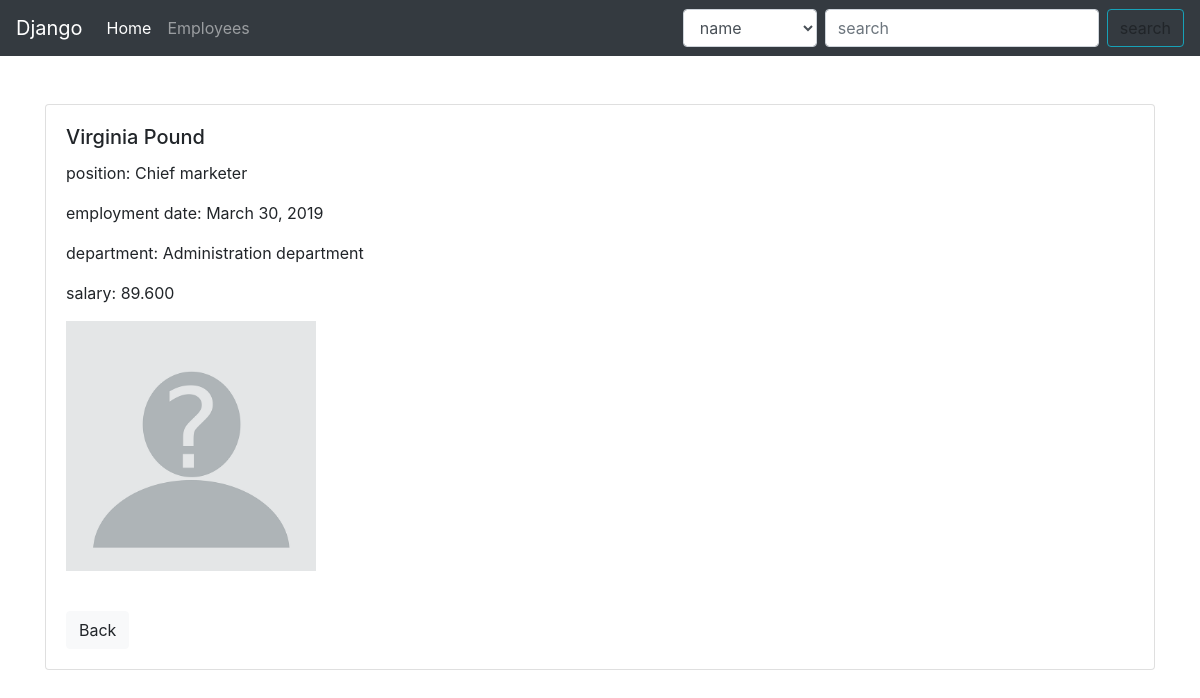
The app's page /employees/90/ with its own data.
### employees/models.py (models this page shows, shortened)
class Employees(models.Model):
    name = models.CharField(max_length=50, null=True)
    surname = models.CharField(max_length=100, null=True)
    position = models.ForeignKey(Position, on_delete=models.SET_NULL, null=True, blank=True)
    department = models.ForeignKey(Department, on_delete=models.SET_NULL, null=True, blank=True)
    employment_date = models.DateField(null=True)
    premium = models.DecimalField(max_digits=6, decimal_places=3, null=True)
    image = models.ImageField(upload_to='profile_image', null=True, blank=True)
    class Meta:
        db_table = "Employees"
    def __str__(self):
        return '{} {}'.format(self.name, self.surname)
    def is_image(self):
        if self.image:
            return True
        else:
            return False
    def get_salary(self):
        res = (self.premium * self.get_position_salary())/100
        return "{0:.3f}".format(res + self.get_position_salary())
    def get_position_salary(self):
        return self.position.salary

class Position(models.Model):
    name = models.CharField(max_length=150, null=True)
    parent = models.ForeignKey('self', on_delete=models.SET_NULL, null=True, blank=True)
    salary = models.DecimalField(max_digits=6, decimal_places=3, blank=True, null=True)
    class Meta:
        db_table = "Position"
    def __str__(self):
        return '{}'.format(self.name)

class Department(models.Model):
    name = models.CharField(max_length=150, null=True, blank=True)
    class Meta:
        db_table = "Department"
    def __str__(self):
        return '{}'.format(self.name)

### employees/views.py (the view)
# urls.py: path(r'<int:id>/', ViewList.get_detail),
    @staticmethod
    def get_detail(request, id):
        try:
            content = Employees.objects.get(id=id)
        except Employees.DoesNotExist:
            raise HttpResponse("Employees does not exist")
        return render(request, 'employees/employees_details.html', {'instance': content})

### templates/employees/employees_details.html (shortened to what this page needs)
 {% extends 'employees/index.html' %}
{% load staticfiles %}
 {% block content %}
 <div class="container mt-5">
    <div class="card">
        <div class="card-body">
            <h5 class="card-title">{{instance}} </h5>
            <p class="cart-text">position: {{instance.position}}</p>
            <p class="cart-text">employment date: {{instance.employment_date}}</p>
            <p class="cart-test">department: {{instance.department}}</p>
            <p class="cart-text">salary: {{ instance.get_salary }}</p>
            {% if instance.is_image %}
                <img src="..{{instance.get_image}}" class="image" height="350" width="250" border="1">
            {% else %}
                <img src="../media/profile_image/аватар.png" class="image" height="250" width="250" border="1">
             {% endif %}
        </div>
        <div class="card-body">
           <a href=".." class="btn btn-light left">Back</a>
        </div>
    </div>
</div>
 {% endblock%}

### records on screen
Employees: name+surname "Virginia Pound", position "Chief marketer", employment_date "March 30, 2019", department "Administration department", get_salary "89.600"
